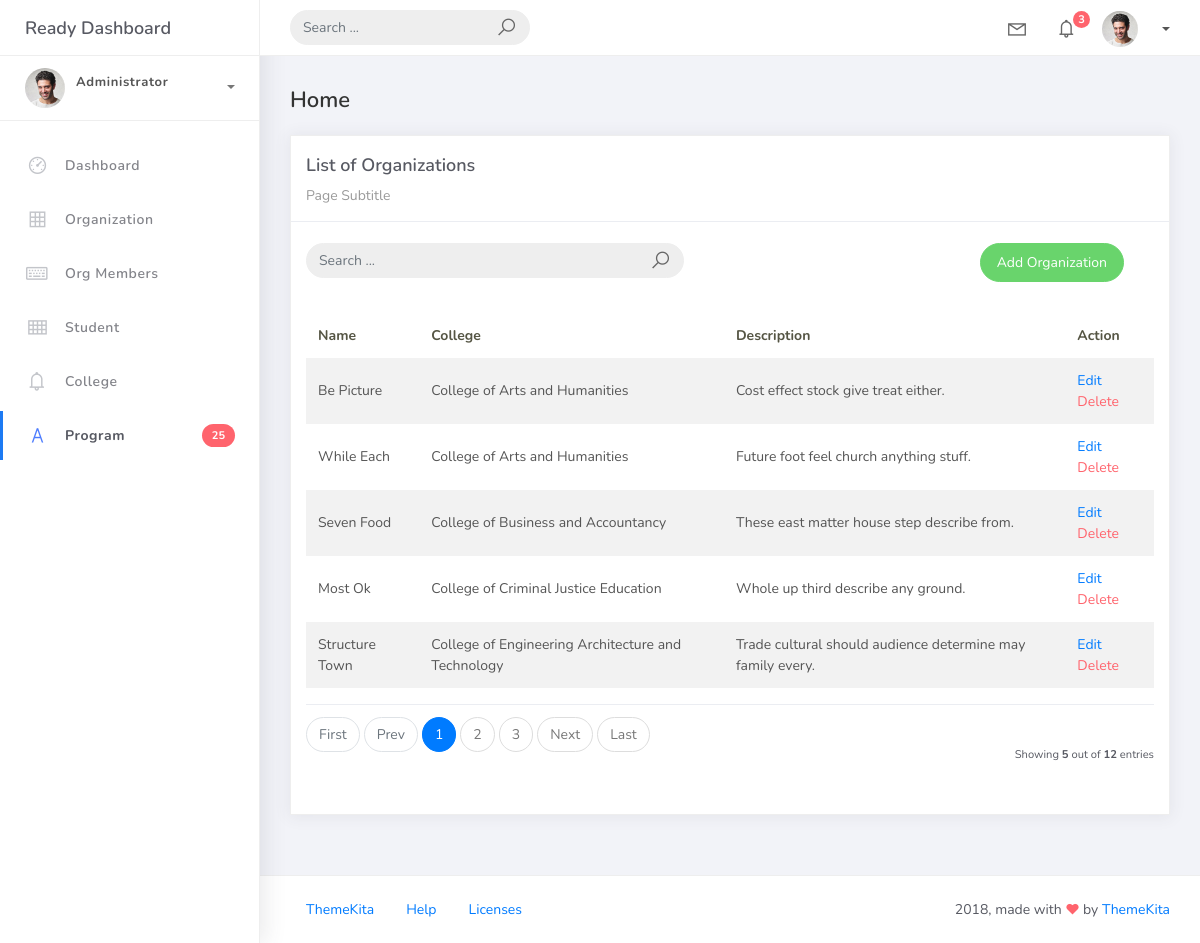
The page /organization_list/ on the database its author committed.
### studentorg/models.py (models this page shows, shortened)
class BaseModel(models.Model):
    created_at = models.DateTimeField(auto_now_add=True, db_index=True)
    updated_at = models.DateTimeField(auto_now=True)
    class Meta:
        abstract = True

class Organization(BaseModel):
    name = models.CharField(max_length=250)
    college = models.ForeignKey(College, null=True, on_delete=models.CASCADE)
    description = models.CharField(max_length=500)

class College(BaseModel):
    college_name = models.CharField(max_length=150)
    def __str__ (self):
        return self.college_name

### studentorg/views.py (the view)
# urls.py: path('organization_list/', OrganizationList.as_view(), name='organization-list'),
class OrganizationList (ListView):
    model = Organization
    context_object_name = 'organization'
    template_name = 'org_list.html'
    paginate_by = 5
    ordering = ["college__college_name", "name"]
    def get_queryset(self):
        qs = super().get_queryset()
        query = self.request.GET.get('q')
        if query:
            qs = qs.filter(
                Q(name__icontains=query) |
                Q(description__icontains=query)
            )
        return qs

### templates/org_list.html
{% extends 'base.html' %} {% load static %} {% block content %}
<div class="content">
    <div class="container-fluid">
        <h4 class="page-title">Home</h4>
        <div class="row">
            <div class="col-md-12">
                <div class="card">
                    <div class="card-header">
                        <div class="card-title">List of Organizations</div>
                        <div class="card-category">Page Subtitle</div>
                    </div>
                    <br />
                        <div class="col-md-12 row">
                            <div class="col-md-6">
                                <form class="navbar-left navbar-form nav-search mr-md-3" action="{% url 'organization-list' %}">
                                    <div class="input-group">
                                        <input type="text" placeholder="Search ..." class="form-control" name="q" />
                                        <div class="input-group-append">
                                            <span class="input-group-text">
                                                <i class="la la-search search-icon"></i>
                                            </span>
                                        </div>
                                    </div>
                                </form>
                            </div>
                                <div class="col-md-6">
                                    <div class="pull-right">
                                        <a href="{% url 'organization-add' %}" class="btn btn-success btn-rounded">Add Organization</a>
                                    </div>
                                </div>
                            </div>
                    <div class="card-body">
                        <table class="table table-striped mt-3">
                            <thead>
                                <tr>
                                    <th scope="col">Name</th>
                                    <th scope="col">College</th>
                                    <th scope="col">Description</th>
                                    <th scope="col">Action</th>
                                </tr>
                            </thead>
                            <tbody>
                                {% for object in object_list %}
                                <tr>
                                    <td>{{ object.name }}</td>
                                    <td>{{ object.college }}</td>
                                    <td>{{ object.description }}</td>
                                    <td>
                                        <a href="{% url 'organization-update' object.id %}">Edit</a>
                                        <a href="{% url 'organization-delete' object.id %}" class="text-danger">Delete</a>
                                    </td>
                                </tr>
                                {% empty %}
                                <tr>
                                    <td colspan="4" style="text-align: center">
                                        <p class="text-sm font-weight-bold mb-0">No Records Found</p>
                                    </td>
                                </tr>
                                {% endfor %}
                            </tbody>
                        </table>
                        {% include 'includes/pagination.html' %}
                    </div>
                </div>
            </div>
        </div>
    </div>
</div>
{% endblock %}

### templates/base.html (shortened to what this page needs)
{% load static %}
<!DOCTYPE html>
<html>
<head>
	<link rel="stylesheet" href="{% static 'css/bootstrap.min.css' %}">
	<link rel="stylesheet" href="{% static 'css/ready.css' %}">
	<link rel="stylesheet" href="{% static 'css/demo.css' %}">
</head>
<body>
	<div class="wrapper">
		<div class="main-header">
			<div class="logo-header">
				<a href="index.html" class="logo">
					Ready Dashboard
				</a>
			</div>
			<nav class="navbar navbar-header navbar-expand-lg">
				<div class="container-fluid">
					<form class="navbar-left navbar-form nav-search mr-md-3" action="">
						<div class="input-group">
							<input type="text" placeholder="Search ..." class="form-control">
							<div class="input-group-append">
								<span class="input-group-text">
									<i class="la la-search search-icon"></i>
								</span>
							</div>
						</div>
					</form>
					<ul class="navbar-nav topbar-nav ml-md-auto align-items-center">
						<li class="nav-item dropdown hidden-caret">
							<a class="nav-link dropdown-toggle" href="#" id="navbarDropdown" role="button" data-toggle="dropdown" aria-haspopup="true" aria-expanded="false">
								<i class="la la-envelope"></i>
							</a>
						</li>
						<li class="nav-item dropdown hidden-caret">
							<a class="nav-link dropdown-toggle" href="#" id="navbarDropdown" role="button" data-toggle="dropdown" aria-haspopup="true" aria-expanded="false">
								<i class="la la-bell"></i>
								<span class="notification">3</span>
							</a>
						</li>
						<li class="nav-item dropdown">
							<a class="dropdown-toggle profile-pic" data-toggle="dropdown" href="#" aria-expanded="false"> <img src="{% static 'img/profile.jpg' %}" alt="user-img" width="36" class="img-circle"><span >{{ request.user.username }}</span></span> </a>
							</li>
						</ul>
					</div>
				</nav>
			</div>
			<div class="sidebar">
				<div class="scrollbar-inner sidebar-wrapper">
					<div class="user">
						<div class="photo">
							<img src="{% static 'img/profile.jpg' %}">
						</div>
						<div class="info">
							<a class="" data-toggle="collapse" href="#collapseExample" aria-expanded="true">
								<span>
									<span class="user-level">Administrator</span>
									<span class="caret"></span>
								</span>
							</a>
							<div class="clearfix"></div>
						</div>
					</div>
					<ul class="nav">
						<li class="nav-item">
							<a href="{% url 'home' %}">
								<i class="la la-dashboard"></i>
								<p>Dashboard</p>
							</a>
						</li>
						<li class="nav-item">
							<a href="{% url 'organization-list' %}">
								<i class="la la-table"></i>
								<p>Organization</p>
							</a>
						</li>
						<li class="nav-item">
							<a href="{% url 'orgmember-list' %}">
								<i class="la la-keyboard-o"></i>
								<p>Org Members</p>
							</a>
						</li>
						<li class="nav-item">
							<a href="{% url 'student-list' %}">
								<i class="la la-th"></i>
								<p>Student</p>
							</a>
						</li>
						<li class="nav-item">
							<a href="{% url 'college-list' %}">
								<i class="la la-bell"></i>
								<p>College</p>
							</a>
						</li>
						<li class="nav-item active">
							<a href="{% url 'program-list' %}">
								<i class="la la-font"></i>
								<p>Program</p>
								<span class="badge badge-danger">25</span>
							</a>
						</li>
					</ul>
				</div>
			</div>
			<div class="main-panel">
				{% block content %}
                {% endblock %}
				<footer class="footer">
					<div class="container-fluid">
						<nav class="pull-left">
							<ul class="nav">
								<li class="nav-item">
									<a class="nav-link" href="http://www.themekita.com">
										ThemeKita
									</a>
								</li>
								<li class="nav-item">
									<a class="nav-link" href="#">
										Help
									</a>
								</li>
								<li class="nav-item">
									<a class="nav-link" href="https://themewagon.com/license/#free-item">
										Licenses
									</a>
								</li>
							</ul>
						</nav>
						<div class="copyright ml-auto">
							2018, made with <i class="la la-heart heart text-danger"></i> by <a href="http://www.themekita.com">ThemeKita</a>
						</div>
					</div>
				</footer>
			</div>
		</div>
</body>
</html>

### templates/includes/pagination.html (shortened to what this page needs)
{% if is_paginated %}
<div class="card-footer px-0 border-0 d-flex flex-column flex-lg-row align-items-center justify-content-between mt-3">
    <nav aria-label="Topics pagination" class="mb-4">
        <ul class="pagination">
            {% if page_obj.number > 1 %}
            <li class="page-item">
                <a class="page-link" href="?page=1">First</a>
            </li>
            {% else %}
            <li class="page-item disabled">
                <span class="page-link">First</span>
            </li>
            {% endif %} {% if page_obj.has_previous %}
            <li class="page-item">
                <a class="page-link" href="?page={{ page_obj.previous_page_number }}">Prev</a>
            </li>
            {% else %}
            <li class="page-item disabled">
                <span class="page-link">Prev</span>
            </li>
            {% endif %} {% for page_num in paginator.page_range %} {% if page_obj.number == page_num %}
            <li class="page-item active">
                <span class="page-link">
                    {{ page_num }}
                </span>
            </li>
            {% elif page_num > page_obj.number|add:'-3' and page_num < page_obj.number|add:'3' %}
            <li class="page-item">
                <a class="page-link" href="?page={{ page_num }}">{{ page_num }}</a>
            </li>
            {% endif %} {% endfor %} {% if page_obj.has_next %}
            <li class="page-item">
                <a class="page-link" href="?page={{ page_obj.next_page_number }}">Next</a>
            </li>
            {% else %}
            <li class="page-item disabled">
                <span class="page-link">Next</span>
            </li>
            {% endif %} {% if page_obj.number != paginator.num_pages %}
            <li class="page-item">
                <a class="page-link" href="?page={{ paginator.num_pages }}">Last</a>
            </li>
            {% else %}
            <li class="page-item disabled">
                <span class="page-link">Last</span>
            </li>
            {% endif %}
        </ul>
    </nav>
    <div class="fw-normal small mt-4 mt-lg-0">Showing <b>{{object_list.count}}</b> out of <b>{{paginator.count}}</b> entries</div>
</div>
{% endif %}

### rows shown on the page
Organization: name "Be Picture", college "College of Arts and Humanities", description "Cost effect stock give treat either."
Organization: name "While Each", college "College of Arts and Humanities", description "Future foot feel church anything stuff."
Organization: name "Seven Food", college "College of Business and Accountancy", description "These east matter house step describe from."
Organization: name "Most Ok", college "College of Criminal Justice Education", description "Whole up third describe any ground."
Organization: name "Structure Town", college "College of Engineering Architecture and Technology", description "Trade cultural should audience determine may family every."

### other values the page prints
{{ page_num }} "1"
{{ page_num }} "2" "3"
{{ object_list.count }} "5"
{{ paginator.count }} "12"
